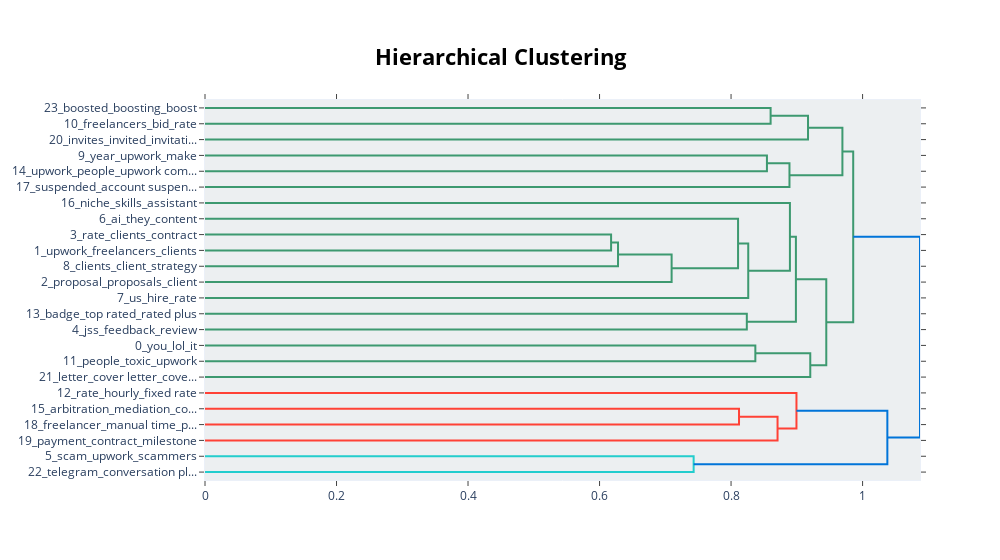

Notebook code cell kept with this figure:
### Code cell
topic_model.visualize_hierarchy() #

### Figure 1 — Plotly figure (JSON) as saved in the notebook; plotly's stock layout.template omitted (floating-point values rounded to 4 significant figures)
{"data": [{"hoverinfo": "text", "marker": {"color": "rgb(61,153,112)"}, "mode": "lines", "type": "scatter", "x": [0, 0.8601, 0.8601, 0], "xaxis": "x", "y": [-5, -5, -15, -15], "yaxis": "y"}, {"hoverinfo": "text", "marker": {"color": "rgb(61,153,112)"}, "mode": "lines", "type": "scatter", "x": [0.8601, 0.917, 0.917, 0], "xaxis": "x", "y": [-10, -10, -25, -25], "yaxis": "y"}, {"hoverinfo": "text", "marker": {"color": "rgb(61,153,112)"}, "mode": "lines", "type": "scatter", "x": [0, 0.8545, 0.8545, 0], "xaxis": "x", "y": [-35, -35, -45, -45], "yaxis": "y"}, {"hoverinfo": "text", "marker": {"color": "rgb(61,153,112)"}, "mode": "lines", "type": "scatter", "x": [0.8545, 0.8888, 0.8888, 0], "xaxis": "x", "y": [-40, -40, -55, -55], "yaxis": "y"}, {"hoverinfo": "text", "marker": {"color": "rgb(61,153,112)"}, "mode": "lines", "type": "scatter", "x": [0.917, 0.9693, 0.9693, 0.8888], "xaxis": "x", "y": [-17.5, -17.5, -47.5, -47.5], "yaxis": "y"}, {"hoverinfo": "text", "marker": {"color": "rgb(61,153,112)"}, "mode": "lines", "type": "scatter", "x": [0, 0.6175, 0.6175, 0], "xaxis": "x", "y": [-85, -85, -95, -95], "yaxis": "y"}, {"hoverinfo": "text", "marker": {"color": "rgb(61,153,112)"}, "mode": "lines", "type": "scatter", "x": [0.6175, 0.6281, 0.6281, 0], "xaxis": "x", "y": [-90, -90, -105, -105], "yaxis": "y"}, {"hoverinfo": "text", "marker": {"color": "rgb(61,153,112)"}, "mode": "lines", "type": "scatter", "x": [0.6281, 0.7096, 0.7096, 0], "xaxis": "x", "y": [-97.5, -97.5, -115, -115], "yaxis": "y"}, {"hoverinfo": "text", "marker": {"color": "rgb(61,153,112)"}, "mode": "lines", "type": "scatter", "x": [0, 0.8106, 0.8106, 0.7096], "xaxis": "x", "y": [-75, -75, -106.2, -106.2], "yaxis": "y"}, {"hoverinfo": "text", "marker": {"color": "rgb(61,153,112)"}, "mode": "lines", "type": "scatter", "x": [0.8106, 0.8261, 0.8261, 0], "xaxis": "x", "y": [-90.62, -90.62, -125, -125], "yaxis": "y"}, {"hoverinfo": "text", "marker": {"color": "rgb(61,153,112)"}, "mode": "lines", "type": "scatter", "x": [0, 0.8895, 0.8895, 0.8261], "xaxis": "x", "y": [-65, -65, -107.8, -107.8], "yaxis": "y"}, {"hoverinfo": "text", "marker": {"color": "rgb(61,153,112)"}, "mode": "lines", "type": "scatter", "x": [0, 0.824, 0.824, 0], "xaxis": "x", "y": [-135, -135, -145, -145], "yaxis": "y"}, {"hoverinfo": "text", "marker": {"color": "rgb(61,153,112)"}, "mode": "lines", "type": "scatter", "x": [0.8895, 0.8986, 0.8986, 0.824], "xaxis": "x", "y": [-86.41, -86.41, -140, -140], "yaxis": "y"}, {"hoverinfo": "text", "marker": {"color": "rgb(61,153,112)"}, "mode": "lines", "type": "scatter", "x": [0, 0.8369, 0.8369, 0], "xaxis": "x", "y": [-155, -155, -165, -165], "yaxis": "y"}, {"hoverinfo": "text", "marker": {"color": "rgb(61,153,112)"}, "mode": "lines", "type": "scatter", "x": [0.8369, 0.9205, 0.9205, 0], "xaxis": "x", "y": [-160, -160, -175, -175], "yaxis": "y"}, {"hoverinfo": "text", "marker": {"color": "rgb(61,153,112)"}, "mode": "lines", "type": "scatter", "x": [0.8986, 0.9448, 0.9448, 0.9205], "xaxis": "x", "y": [-113.2, -113.2, -167.5, -167.5], "yaxis": "y"}, {"hoverinfo": "text", "marker": {"color": "rgb(61,153,112)"}, "mode": "lines", "type": "scatter", "x": [0.9693, 0.9858, 0.9858, 0.9448], "xaxis": "x", "y": [-32.5, -32.5, -140.4, -140.4], "yaxis": "y"}, {"hoverinfo": "text", "marker": {"color": "rgb(255,65,54)"}, "mode": "lines", "type": "scatter", "x": [0, 0.8121, 0.8121, 0], "xaxis": "x", "y": [-195, -195, -205, -205], "yaxis": "y"}, {"hoverinfo": "text", "marker": {"color": "rgb(255,65,54)"}, "mode": "lines", "type": "scatter", "x": [0.8121, 0.8707, 0.8707, 0], "xaxis": "x", "y": [-200, -200, -215, -215], "yaxis": "y"}, {"hoverinfo": "text", "marker": {"color": "rgb(255,65,54)"}, "mode": "lines", "type": "scatter", "x": [0, 0.8995, 0.8995, 0.8707], "xaxis": "x", "y": [-185, -185, -207.5, -207.5], "yaxis": "y"}, {"hoverinfo": "text", "marker": {"color": "rgb(35,205,205)"}, "mode": "lines", "type": "scatter", "x": [0, 0.7431, 0.7431, 0], "xaxis": "x", "y": [-225, -225, -235, -235], "yaxis": "y"}, {"hoverinfo": "text", "marker": {"color": "rgb(0,116,217)"}, "mode": "lines", "type": "scatter", "x": [0.8995, 1.038, 1.038, 0.7431], "xaxis": "x", "y": [-196.2, -196.2, -230, -230], "yaxis": "y"}, {"hoverinfo": "text", "marker": {"color": "rgb(0,116,217)"}, "mode": "lines", "type": "scatter", "x": [0.9858, 1.087, 1.087, 1.038], "xaxis": "x", "y": [-86.43, -86.43, -213.1, -213.1], "yaxis": "y"}], "layout": {"autosize": false, "height": 560, "hoverlabel": {"bgcolor": "white", "font": {"family": "Rockwell", "size": 16}}, "hovermode": "closest", "plot_bgcolor": "#ECEFF1", "showlegend": false, "title": {"font": {"color": "Black", "size": 22}, "text": "<b>Hierarchical Clustering</b>", "x": 0.5, "xanchor": "center", "yanchor": "top"}, "width": 1000, "xaxis": {"mirror": "allticks", "rangemode": "tozero", "showgrid": false, "showline": true, "showticklabels": true, "ticks": "outside", "type": "linear", "zeroline": false}, "yaxis": {"mirror": "allticks", "range": [-240, 0], "rangemode": "tozero", "showgrid": false, "showline": true, "showticklabels": true, "tickmode": "array", "ticks": "outside", "ticktext": ["23_boosted_boosting_boost", "10_freelancers_bid_rate", "20_invites_invited_invitati...", "9_year_upwork_make", "14_upwork_people_upwork com...", "17_suspended_account suspen...", "16_niche_skills_assistant", "6_ai_they_content", "3_rate_clients_contract", "1_upwork_freelancers_clients", "8_clients_client_strategy", "2_proposal_proposals_client", "7_us_hire_rate", "13_badge_top rated_rated plus", "4_jss_feedback_review", "0_you_lol_it", "11_people_toxic_upwork", "21_letter_cover letter_cove...", "12_rate_hourly_fixed rate", "15_arbitration_mediation_co...", "18_freelancer_manual time_p...", "19_payment_contract_milestone", "5_scam_upwork_scammers", "22_telegram_conversation pl..."], "tickvals": [-5, -15, -25, -35, -45, -55, -65, -75, -85, -95, -105, -115, -125, -135, -145, -155, -165, -175, -185, -195, -205, -215, -225, -235], "type": "linear", "zeroline": false}}}
